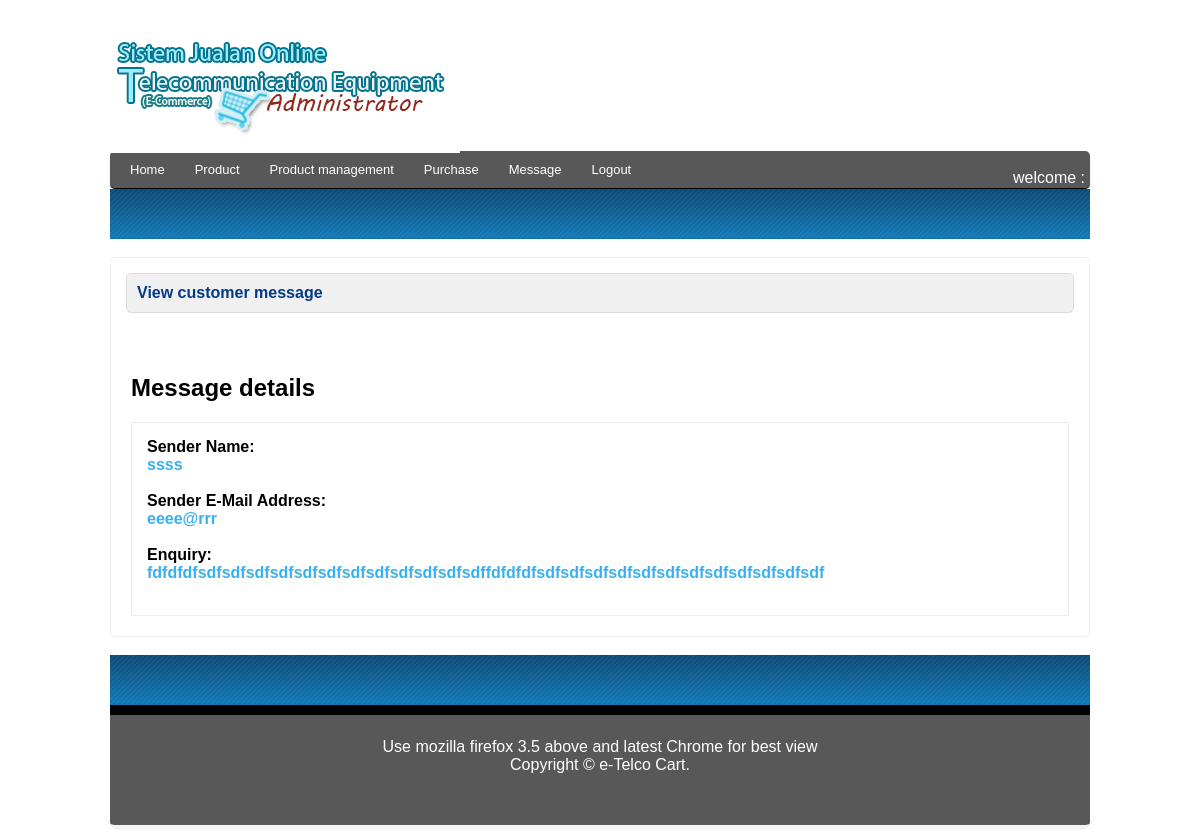
The app's page /admin_view_message_view.php?message_id=1 with its own data.
### tables this page shows
CREATE TABLE IF NOT EXISTS `message_mail` (
  `message_mail_id` int(5) NOT NULL AUTO_INCREMENT,
  `name_sender` varchar(50) NOT NULL,
  `email_sender` varchar(50) NOT NULL,
  `enquiry_sender` text NOT NULL,
  PRIMARY KEY (`message_mail_id`)
);

### admin_view_message_view.php (the view, shortened to what this page needs)
<?php
$message_mail_id= $_GET['message_id'];
$sel = mysql_query("select *from message_mail where message_mail_id = '$message_mail_id'");
$get_sel = mysql_fetch_array($sel);
?>
<!DOCTYPE html PUBLIC "-//W3C//DTD XHTML 1.0 Transitional//EN" "http://www.w3.org/TR/xhtml1/DTD/xhtml1-transitional.dtd">
<html xmlns="http://www.w3.org/1999/xhtml">
<head>
<link href="styles.css" type="text/css" rel="stylesheet" />
</head>
<body>
<center>
<div id="kandungan_besar">
            <div id="banner">
                <?php include("banner_admin.php");?>
            </div>
            <div id="menu">
              <?php include("menu_admin.php");?>
            </div>
             <div style="background:url(images/header_admin.png) repeat-x;height:50px;margin-top:-15px">
             </div>
    <br />
    <div class="content" style="min-height: 150px; overflow: hidden;-moz-border-radius:5px;-webkit-border-radius:5px">
    			<div class="dalam_content clearfix"> View customer message</div>
    <br />
   		<div class="kandungan">
        <br />
        		<form action="contact_us_process.php" method="post" enctype="multipart/form-data" id="contact">
    <h2>Message details</h2>
    <div class="content">
    <b>Sender Name:</b><br />
     <font color="#38B0ED"><b> <?php echo $get_sel['name_sender'];?></b></font>
    <br />
        <br />
    <b>Sender E-Mail Address:</b><br />
    <font color="#38B0ED"><b> <?php echo $get_sel['email_sender'];?></b></font>
    <br />
        <br />
    <b>Enquiry:</b><br />
    <font color="#38B0ED"><b> <?php echo $get_sel['enquiry_sender'];?></b></font>
    <br />
        <br />
     </div>
  </form>
        </div>
    </div>
     <br />
    <center>
     <div style="background:url(images/header_admin.png) repeat-x;height:50px">
   </div>
    <div id="footer">
    <?php include("footer.php");?>
    </div>
</center>
</div>
</center>
</body>
</html>

### styles.css (style rules this page uses)
body { background:#fff; font-family:Candara, Geneva, sans-serif }
#kandungan_besar { width:980px; height:auto; background:#fff; border:0px solid #CCC; -moz-border-radius:7px; -webkit-border-radius:7px; }
#banner { -moz-border-radius-topleft:7px; -moz-border-radius-topright:7px; -webkit-border-top-right-radius: 7px; -webkit-border-top-left-radius: 7px; color:#FFF; font-size:24px; padding-top:5px; }
.clearfix:after { content: "."; display: block; height: 0; clear: both; visibility: hidden; }
#footer { clear:both; background:#585858; height:100px; -moz-border-radius-bottomleft:7px; -moz-border-radius-bottomright:7px; -webkit-border-bottom-right-radius: 7px; -webkit-border-bottom-left-radius: 7px; border-top:10px solid #000; border-bottom:5px solid #F3F3F3; color:#fff; width:auto; padding:5px; }
#menu { background: #585858; border-bottom: 1px solid #000000; height: 37px; margin-bottom: 15px; -webkit-border-radius: 5px 5px 5px 5px; -moz-border-radius: 5px 5px 5px 5px; -khtml-border-radius: 5px 5px 5px 5px; border-radius: 5px 5px 5px 5px; -webkit-box-shadow: 0px 2px 2px #DDDDDD; -moz-box-shadow: 0px 2px 2px #DDDDDD; box-shadow: 0px 2px 2px #DDDDDD; padding: 0px 5px; }
.content { border:1px solid #EDEDED; padding:15px 15px 15px 15px; }
form { padding: 0; margin: 0; display: inline; width:500px; }
.dalam_content { background:#F0F0F0; border:1px solid #DBDBDB; padding:10px; text-align:left; -moz-border-radius:5px; -webkit-border-radius:5px; -khtml-border-radius:5px; color:#003A88; font-weight:bold; }
.kandungan { text-align:left; padding:5px; }

### records on screen
message_mail: name_sender "ssss", email_sender "eeee@rrr", enquiry_sender "fdfdfdfsdfsdfsdfsdfsdfsdfsdfsdfsdfsdfsdfsdffdfdfdfsdfsdfsdfsdfsdfsdfsdfsdfsdfsdfsdfsdf"
